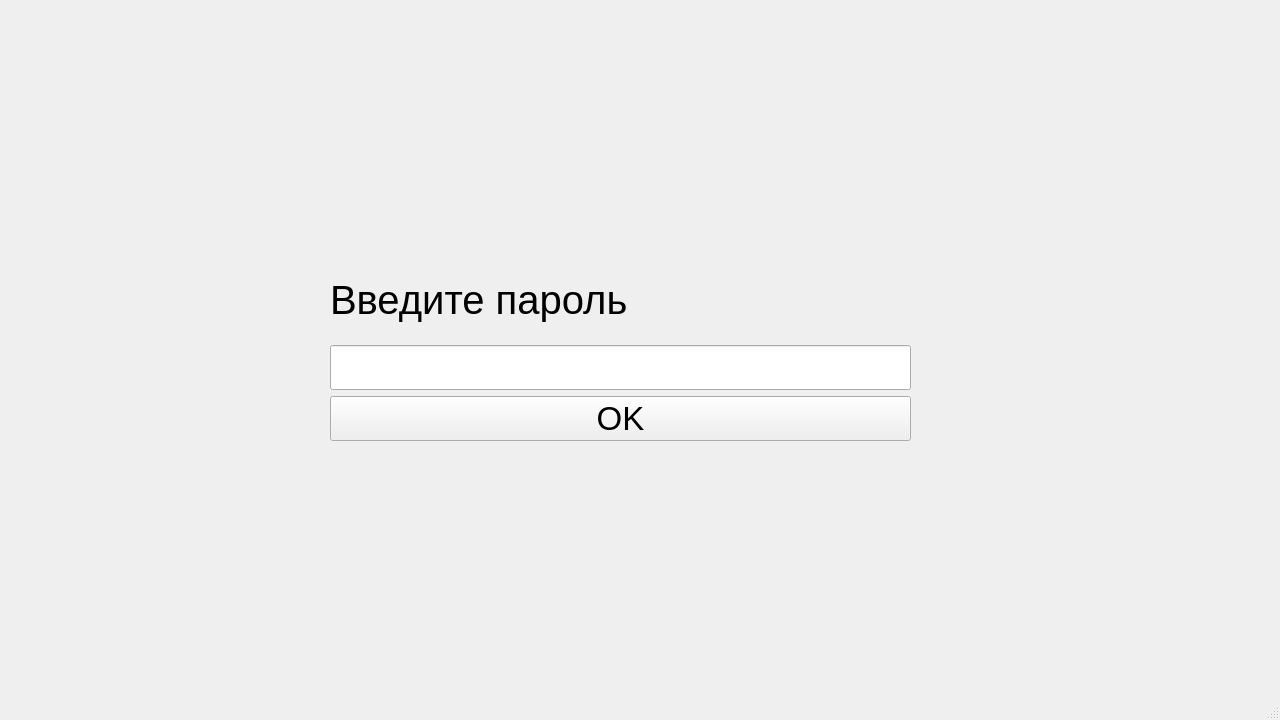
<?xml version="1.0" encoding="UTF-8"?>
<ui version="4.0">
 <class>MainWindow</class>
 <widget class="QMainWindow" name="MainWindow">
  <property name="geometry">
   <rect>
    <x>0</x>
    <y>0</y>
    <width>1280</width>
    <height>720</height>
   </rect>
  </property>
  <property name="windowTitle">
   <string>MainWindow</string>
  </property>
  <widget class="QWidget" name="centralwidget">
   <widget class="QWidget" name="verticalLayoutWidget">
    <property name="geometry">
     <rect>
      <x>330</x>
      <y>260</y>
      <width>581</width>
      <height>181</height>
     </rect>
    </property>
    <layout class="QVBoxLayout" name="verticalLayout">
     <item>
      <widget class="QLabel" name="label">
       <property name="font">
        <font>
         <pointsize>30</pointsize>
        </font>
       </property>
       <property name="text">
        <string>Введите пароль</string>
       </property>
      </widget>
     </item>
     <item>
      <widget class="QLineEdit" name="lineEdit">
       <property name="font">
        <font>
         <pointsize>25</pointsize>
        </font>
       </property>
      </widget>
     </item>
     <item>
      <widget class="QPushButton" name="pushButton">
       <property name="font">
        <font>
         <pointsize>25</pointsize>
        </font>
       </property>
       <property name="text">
        <string>OK</string>
       </property>
      </widget>
     </item>
    </layout>
   </widget>
  </widget>
  <widget class="QMenuBar" name="menubar">
   <property name="geometry">
    <rect>
     <x>0</x>
     <y>0</y>
     <width>1280</width>
     <height>21</height>
    </rect>
   </property>
  </widget>
  <widget class="QStatusBar" name="statusbar"/>
 </widget>
 <resources/>
 <connections/>
</ui>
